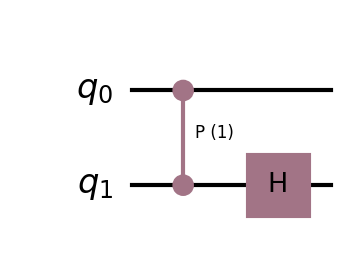
#> input picture test/ipynb/mpl/references/6095.png, 355 x 257 px, found by its file name; its folder holds 3 pictures in this run
$ python results.py
#> lines starting #> are read from the running program, lines starting #| are printed output that depends on the picture; pictures that were not available may be replaced by others from this repository, and a replacement may not be noted
# This code is part of Qiskit.
#
# (C) Copyright IBM 2020.
#
# This code is licensed under the Apache License, Version 2.0. You may
# obtain a copy of this license in the LICENSE.txt file in the root directory
# of this source tree or at http://www.apache.org/licenses/LICENSE-2.0.
#
# Any modifications or derivative works of this code must retain this
# copyright notice, and modified files need to carry a notice indicating
# that they have been altered from the originals.

"""Result object to analyse image comparisons"""

from __future__ import annotations

import json
import os
import zipfile

from PIL import Image
from PIL import ImageChops
from PIL import ImageDraw

SWD = os.path.dirname(os.path.abspath(__file__))


class Results:
    """Result object to analyse image comparisons"""

    def __init__(self, names, directory):
#> in _similarity_ratio, current is the input picture: PIL image 355x257 RGBA; mean R, G, B, A 244.1, 241.5, 242.6, 255
#> in _similarity_ratio, `diff = ImageChops.difference(expected, current).convert("L")`: diff: PIL image 355x257 L; every value is 0
        self.names = names
        self.directory = directory
        self.data = {}
        self.exact_match = []
        self.mismatch = []
        self.missing = []
        datafilename = os.path.join(SWD, directory, "result_test.json")
        if os.path.exists(datafilename):
            with open(datafilename) as datafile:
                self.data = json.load(datafile)

    @staticmethod
    def _black_or_b(diff_image, image, reference, opacity=0.85):
        """Copied from https://stackoverflow.com/a/30307875"""
#> called with opacity = 0.85
        thresholded_diff = diff_image
        for _ in range(3):
            thresholded_diff = ImageChops.add(thresholded_diff, thresholded_diff)
        size = diff_image.size
#> size = (355, 257)
        mask = Results._new_gray(size, int(255 * (opacity)))
#> mask: PIL image 355x257 L; every value is 216
        shade = Results._new_gray(size, 0)
        new = reference.copy()
        new.paste(shade, mask=mask)
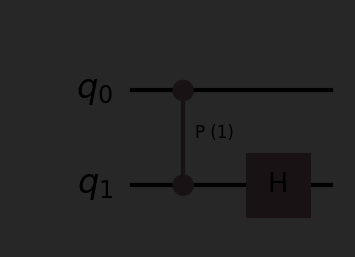
#> new: PIL image 355x257 RGBA; mean R, G, B, A 37.4, 37, 37.1, 255
        if image.size != new.size:
            image = image.resize(new.size)
        if image.size != thresholded_diff.size:
            thresholded_diff = thresholded_diff.resize(image.size)
        new.paste(image, mask=thresholded_diff)
        return new

    @staticmethod
    def _get_black_pixels(image):
        black_and_white_version = image.convert("1")
        black_pixels = black_and_white_version.histogram()[0]
#> black_pixels = 91235
        return black_pixels

    @staticmethod
    def _similarity_ratio(current, expected):
        diff_name = current.split(".")
        diff_name.insert(-1, "diff")
        diff_name = ".".join(diff_name)

        current = Image.open(current)
        expected = Image.open(expected)

        diff = ImageChops.difference(expected, current).convert("L")
        Results._black_or_b(diff, current, expected).save(diff_name, "PNG")
        black_pixels = Results._get_black_pixels(diff)
#> black_pixels = 91235
        total_pixels = diff.size[0] * diff.size[1]
#> total_pixels = 91235
        return black_pixels / total_pixels, diff_name

    @staticmethod
    def _new_gray(size, color):
        img = Image.new("L", size)
        drawing = ImageDraw.Draw(img)
        drawing.rectangle((0, 0) + size, color)
        return img

    # [35 lines left out: functions _zipfiles, passed_result_html, failed_result_html, no_reference_html, not called in this run]

    def diff_images(self):
        """Creates the table with the image comparison"""
        for name in self.names:
            ratio = diff_name = title = None
            fullpath_name = os.path.join(self.directory, name)
            fullpath_reference = os.path.join(self.directory, "references", name)

            if os.path.exists(os.path.join(SWD, fullpath_reference)):
                ratio, diff_name = Results._similarity_ratio(fullpath_name, fullpath_reference)
#> ratio = 1; diff_name = 'mpl/circuit/6095.diff.png'
                title = "<tt><b>{}</b> | {} </tt> | ratio: {}".format(
                    name,
#> (the run stopped early here; a loop or call above may not have finished)

$ run again, on test/ipynb/mpl/references/cswap_rzz.png
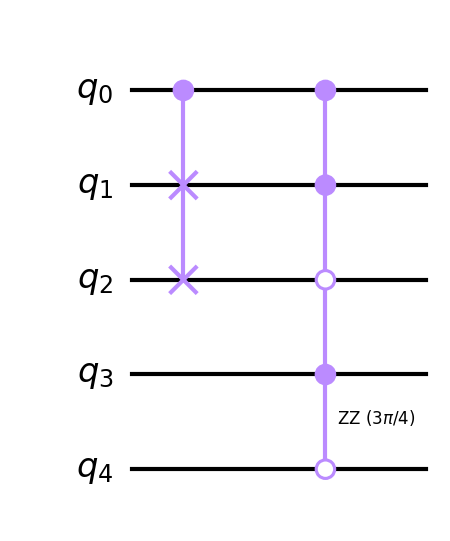
#> input picture test/ipynb/mpl/references/cswap_rzz.png, 450 x 541 px, found by its file name
#> in _similarity_ratio, current is the input picture: PIL image 450x541 RGBA; mean R, G, B, A 246.3, 245.4, 247.5, 255
#> diff: PIL image 450x541 L; every value is 0
#> mask: PIL image 450x541 L; every value is 216
#> in _black_or_b, `new.paste(shade, mask=mask)`:
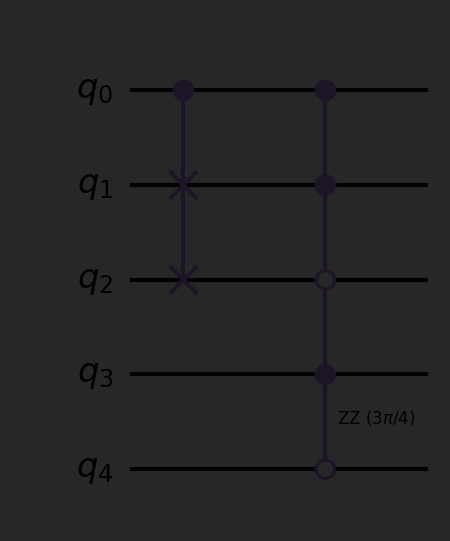
#> new: PIL image 450x541 RGBA; mean R, G, B, A 37.7, 37.5, 37.9, 255
#> in _get_black_pixels, `black_pixels = black_and_white_version.histogram()[0]`: black_pixels = 243450
#> ratio = 1; diff_name = 'mpl/circuit/cswap_rzz.diff.png'

$ run again, on test/ipynb/mpl/references/cz.png
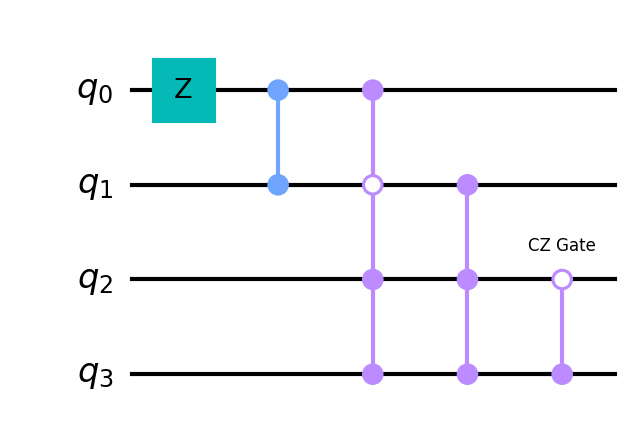
#> input picture test/ipynb/mpl/references/cz.png, 639 x 446 px, found by its file name
#> in _similarity_ratio, current is the input picture: PIL image 639x446 RGBA; mean R, G, B, A 242.4, 244.4, 246.6, 255
#> diff: PIL image 639x446 L; every value is 0
#> mask: PIL image 639x446 L; every value is 216
#> in _black_or_b, `new.paste(shade, mask=mask)`:
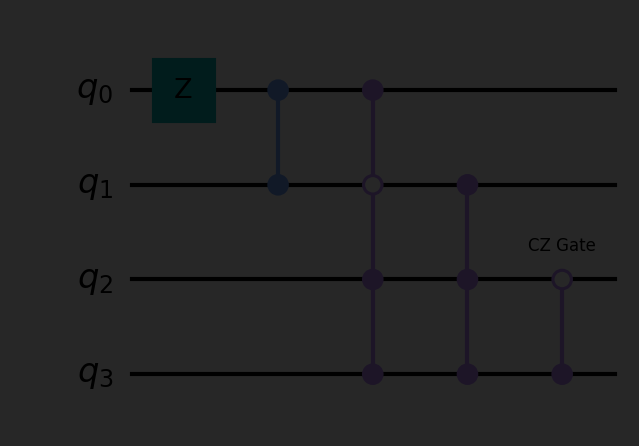
#> new: PIL image 639x446 RGBA; mean R, G, B, A 37.1, 37.4, 37.7, 255
#> in _get_black_pixels, `black_pixels = black_and_white_version.histogram()[0]`: black_pixels = 284994
#> ratio = 1; diff_name = 'mpl/circuit/cz.diff.png'
